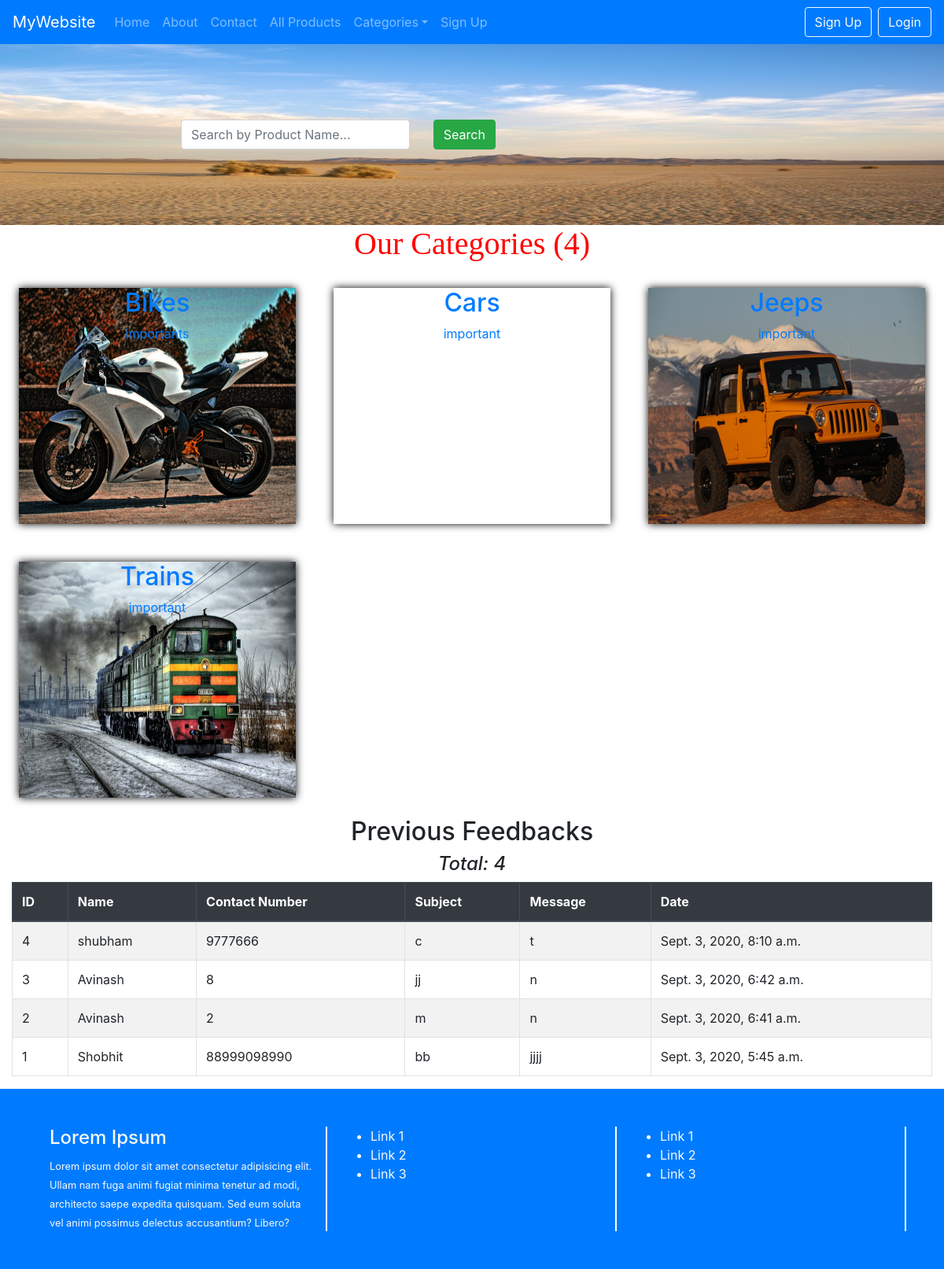
The page / on the database its author committed.
### Eshop/models.py (models this page shows, shortened)
class Category(models.Model):
    cat_name=models.CharField(max_length=100)
    cover_pic=models.FileField(upload_to="media/%Y/%m/%d")
    description=models.TextField()
    added_on=models.DateTimeField(auto_now_add=True)

class Contact_Us(models.Model):
    name = models.CharField(max_length=100)
    contact_number = models.IntegerField(blank=True,unique=True)
    subject= models.CharField(max_length=100)
    message=models.TextField()
    added_on=models.DateTimeField(auto_now_add=True)
    class Meta:
        verbose_name_plural="Contact"

### Eshop/views.py (the view)
# urls.py: 2. Add a URL to urlpatterns:  path('', views.home, name='home')
def home(request):
    recent = Contact_Us.objects.all().order_by("-id")[:5]
    cats = Category.objects.all().order_by("cat_name")
    return render(request,"home.html",{"messages":recent,"category":cats})

### Eshop/templates/home.html (shortened to what this page needs)
{% extends "base.html" %}
{% load static %}
{% block body %}
<div class="container-fluid">
    <div class="row py-5 " style="background:url('/static/images/c2.jpg');background-size:100% 100%">
        <div class="col-md-8 mx-auto my-5">
        <form action="{% url 'all_products' %}" >
            <div class="container">
                <div class="row">
                    <div class="col-md-5">
                        <input type="text" name="qry" class="form-control" placeholder="Search by Product Name...">
                    </div>
                    <div class="col-md-2">
                        <button type="submit" class="btn btn-success">Search</button>
                    </div>
                </div>
            </div>
            </form>
        </div>
    </div>
    <div class="row">
     <div class="col-md-12 text-center">
        <h1>Our Categories ({{category|length}})</h1>
     </div>
     {% for c in category %}
        <div class="col-md-4 p-4 text-center">
            <div style="box-shadow:0px 0px 10px black; background:url('/media/{{c.cover_pic}}');background-size:100% 100%;" class="myimg">
                <a href="{% url 'all_products' %}?cat={{c.id}}">
                    <div  class="box" style="height:300px;">
                        <h2>{{c.cat_name}}</h2>
                        <p>{{c.description}}</p>
                    </div>
                </a>
            </div>
        </div>
    {% endfor %}
    </div>
    <div class="row">
        <div class="col-md-12">
            <h2 class="text-center">Previous Feedbacks</h2>
            <h4 class="text-center"><em>Total: {{messages|length}}</em></h4>
            <table class="table table-bordered table-striped table-hover">
                <thead class="thead-dark">
                    <tr>
                        <th>ID</th>
                        <th>Name</th>
                        <th>Contact Number</th>
                        <th>Subject</th>
                        <th>Message</th>
                        <th>Date</th>
                    </tr>
                </thead>
                <tbody>
                    {% for msg in messages %}
                        <tr>
                            <td>{{msg.id}}</td>
                            <td>{{msg.name}}</td>
                            <td>{{msg.contact_number}}</td>
                            <td>{{msg.subject}}</td>
                            <td>{{msg.message}}</td>
                            <td>{{msg.added_on}}</td>
                        </tr>
                    {% endfor%}
                </tbody>
            </table>
        </div>
    </div>
</div>
{% endblock body %}

### Eshop/templates/base.html (shortened to what this page needs)
<!DOCTYPE html>
{% load static %}
<html lang="en">
<head>
  <link rel="stylesheet" href="https://use.fontawesome.com/releases/v5.7.0/css/all.css">
  <link rel="stylesheet" href="https://maxcdn.bootstrapcdn.com/bootstrap/4.5.2/css/bootstrap.min.css">
  <link rel="stylesheet" type="text/css" href="{% static 'css/mystyle.css' %}">
<link rel="stylesheet" href="https://cdn.datatables.net/1.10.21/css/jquery.dataTables.min.css">
<link rel="stylesheet" href="https://cdn.datatables.net/buttons/1.6.2/css/buttons.dataTables.min.css">
</head>
<body>
   <div class="container-fluid">
        <div class="row">
            <div class="col-md-12 px-0">
                <nav class="navbar navbar-expand bg-primary navbar-dark">
                    <a href="" class="navbar-brand">MyWebsite</a>
                    <ul class="navbar-nav">
                        <li class="nav-item">
                            <a href="{% url 'home' %}" class="nav-link">Home</a>
                        </li>
                        <li class="nav-item">
                            <a href="{% url 'about'%}" class="nav-link">About</a>
                        </li>
                        <li class="nav-item">
                            <a href="{% url 'contact'%}" class="nav-link">Contact</a>
                        </li>
                        <li class="nav-item">
                            <a href="{% url 'all_products'%}" class="nav-link">All Products</a>
                        </li>
                        <li class="nav-item dropdown">
                            <a href="" class="nav-link dropdown-toggle" data-toggle="dropdown">Categories</a>
                        </li>
                        <li class="nav-item mr-2">
                            <a href="{% url 'reg'%}" class="nav-link">Sign Up</a>
                        </li>
                    </ul>
                    <ul class="navbar-nav ml-auto">
                        {% if user.is_authenticated %}
                        <li class="nav-item mr-2">
                            <a href="{% url 'cust_dashboard' %}" class="nav-link">Welcome {{user.username}}</a>
                        </li>
                        {% else %}
                        <li class="nav-item mr-2">
                            <a href="{% url 'reg'%}" class="btn btn-outline-light">Sign Up</a>
                        </li>
                        <li class="nav-item">
                            <a href=""  class=" btn btn-outline-light" data-toggle="modal"
                            data-target="#mymodal">Login</a>
                        </li>
                        {% endif %}
                    </ul>
                </nav>
            </div>
        </div>
        </div>
        {% block body %}
        {% endblock body  %}
        <div class="container-fluid">
        <div class="row bg-primary text-light p-5">
            <div class="col-md-4" style="border-right:2px solid white;">
                <h4>Lorem Ipsum</h4>
                <small>Lorem ipsum dolor sit amet consectetur adipisicing elit. Ullam nam fuga animi fugiat minima tenetur ad modi, architecto saepe expedita quisquam. Sed eum soluta vel animi possimus delectus accusantium? Libero?</small>
            </div>
            <div class="col-md-4" style="border-right:2px solid white;">
                <ul>
                    <li>Link 1</li>
                    <li>Link 2</li>
                    <li>Link 3</li>
                </ul>
            </div>
            <div class="col-md-4" style="border-right:2px solid white;">
                <ul>
                    <li>Link 1</li>
                    <li>Link 2</li>
                    <li>Link 3</li>
                </ul>
            </div>
        </div>
   </div>
</body>
</html>

### Eshop/templates/home.html (style rules this page uses)
h1 { font-family: cursive;color:red; }
.myimg { height:300px; }

### rows shown on the page
Category: cover_pic (picture), cat_name "Bikes", description "importants"
Category: cat_name "Cars", description "important"
Category: cover_pic (picture), cat_name "Jeeps", description "important"
Category: cover_pic (picture), cat_name "Trains", description "important"
Contact_Us: id "4", name "shubham", contact_number "9777666", subject "c", message "t", added_on "Sept. 3, 2020, 8:10 a.m."
Contact_Us: id "3", name "Avinash", contact_number "8", subject "jj", message "n", added_on "Sept. 3, 2020, 6:42 a.m."
Contact_Us: id "2", name "Avinash", contact_number "2", subject "m", message "n", added_on "Sept. 3, 2020, 6:41 a.m."
Contact_Us: id "1", name "Shobhit", contact_number "88999098990", subject "bb", message "jjjj", added_on "Sept. 3, 2020, 5:45 a.m."

### other values the page prints
{{ category|length }} "4"
{{ messages|length }} "4"
